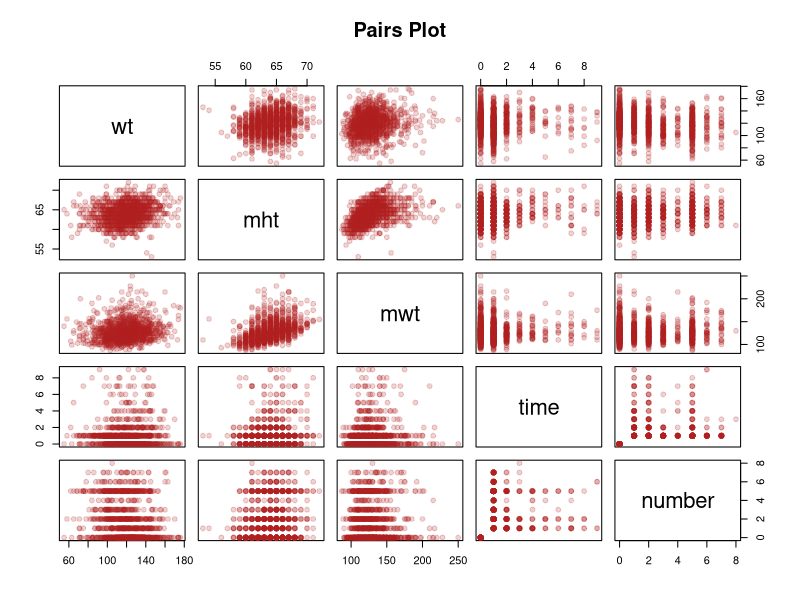
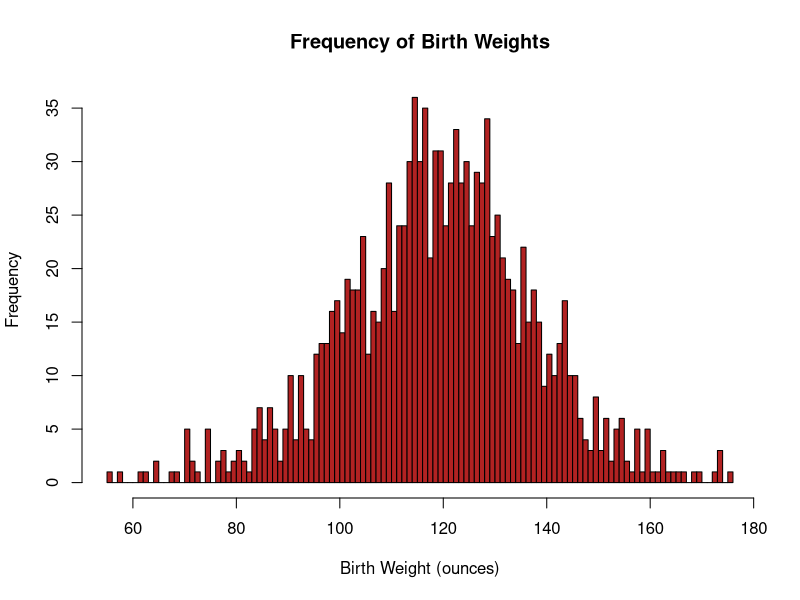
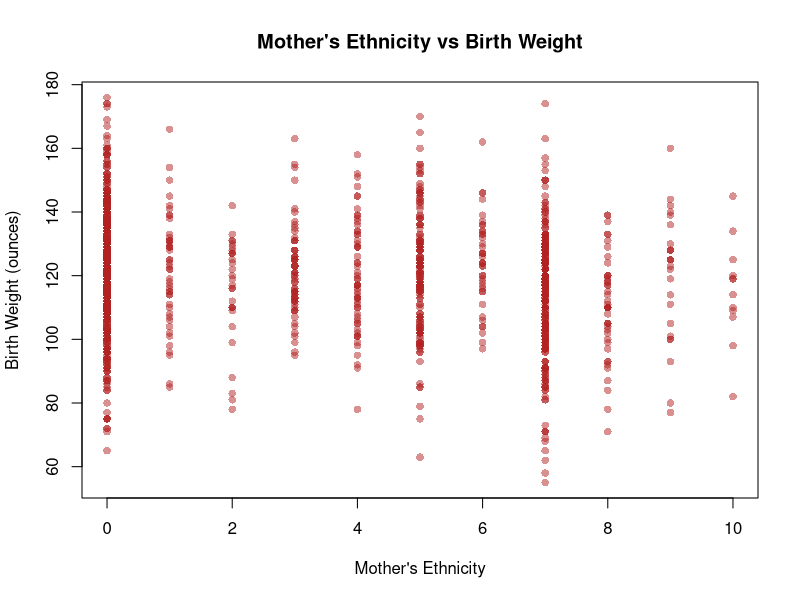
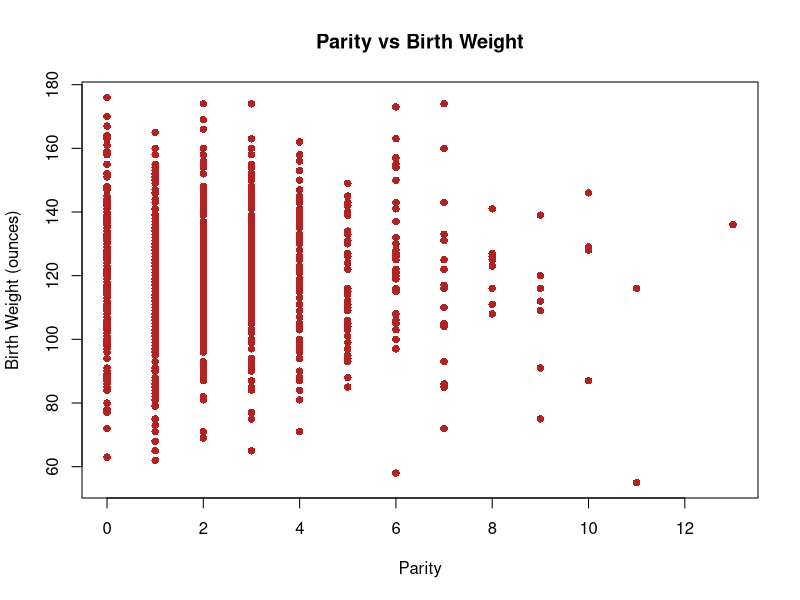
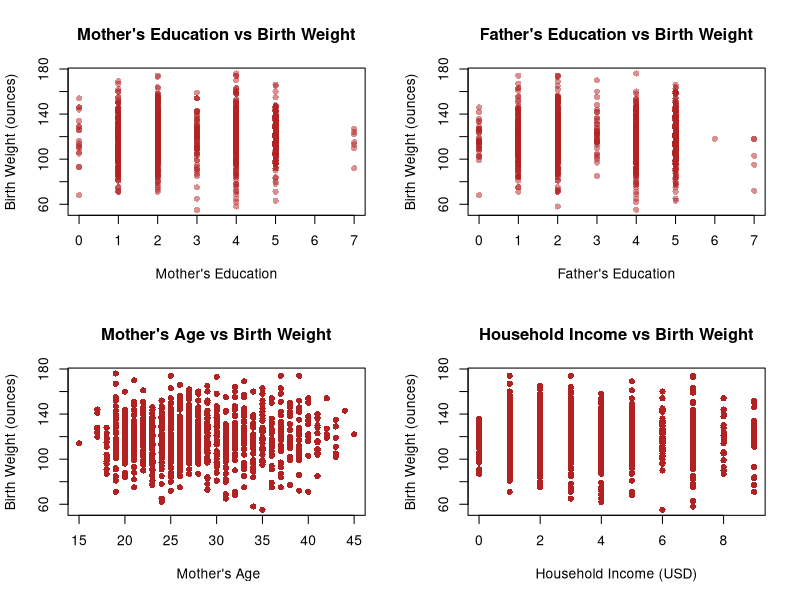
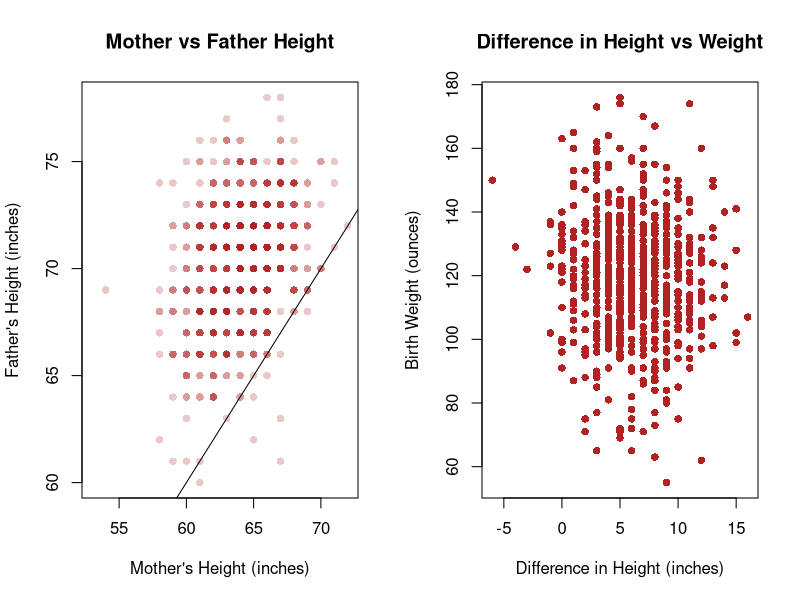
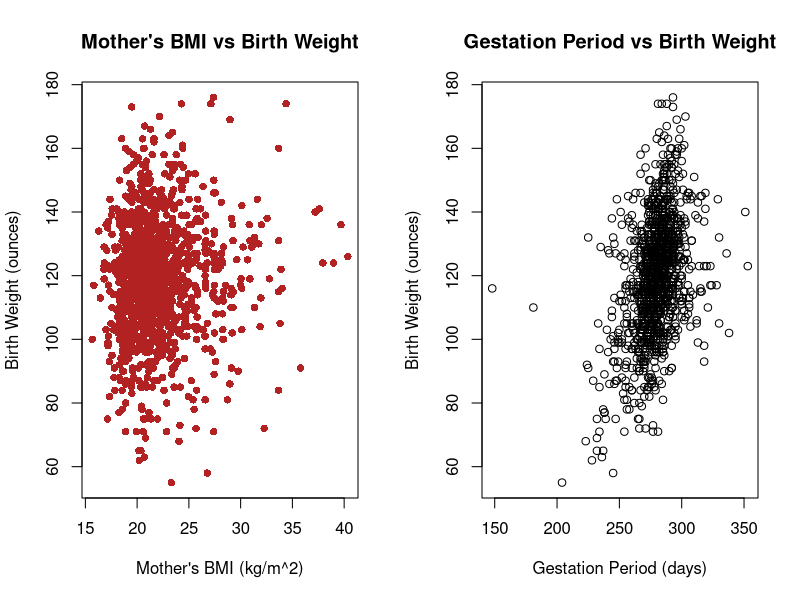
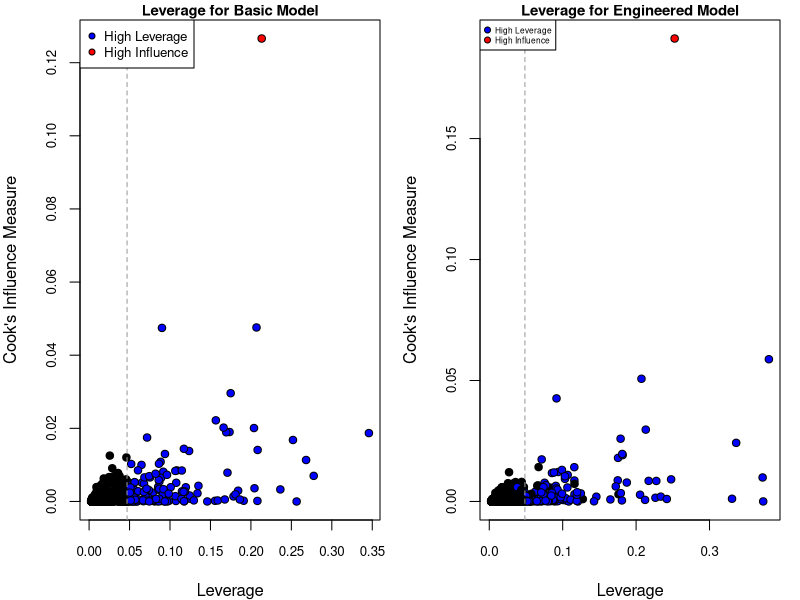

The R script that drew these images, in order:
## ---- chunk 1
# Knitr Configuration
knitr::opts_chunk$set(
  cache = TRUE,
  include = TRUE,
  echo = FALSE,
  results = "markup",
  fig.show = "asis",
  fig.height = 3.5,
  fig.align = "center"
)
## ---- chunk 2
# Define all the functions and constants used later

# Category names for Ethnicity variates
ethLabels <- c(
  "Caucasian",
  "Mexican",
  "African-American",
  "Asian",
  "Mixed",
  "Other"
)

# Category names for Education variates
edLabels <- c(
  "Elementary School",
  "Middle School",
  "High School",
  "High School + Trade School",
  "High School + Some College",
  "College Graduate",
  "Trade School",
  "High School Unclear"
)

# Number of imputed datasets
k <- 5

# Unit conversion factors
poundsToKg <- 0.453592
inchesToM <- 0.0254

# The boundaries for BMI categories
# See this page for the source:
# https://www.mayoclinic.org/healthy-lifestyle/pregnancy-week-by-week/in-depth/pregnancy-weight-gain/art-20044360?pg=1
underweightNormalBoundary <- 18.5
normalOverweightBoundary <- 25
overweightObeseBoundary <- 30

# Use test 10% for test set in cross validation
testSetRatio = 0.1
## ---- chunk 3
isUnderweight <- function (bmi) bmi < underweightNormalBoundary
isNormal <- function (bmi) bmi < normalOverweightBoundary &
                           bmi >= underweightNormalBoundary
isOverweight <- function (bmi) bmi < overweightObeseBoundary &
                               bmi >= normalOverweightBoundary
isObese <- function (bmi) bmi >= overweightObeseBoundary

bmi <- function (wtLbs, htIn) (wtLbs * poundsToKg) / (htIn * inchesToM)^2
## ---- chunk 4
# Roughly translate the "number" category to a floating point number of the actual number of cigarettes smoked
numCigs <- function (number) (number <= 4) * (5 * number - 2.5) +
                             (number > 4) * (10 * number - 25.5)
## ---- chunk 5
# Re-encoding and labelling variates as factors
decodeBirthVariates <- function (birthsDataset) {
  newDataset = data.frame(birthsDataset)

  newDataset$meth <- cut(
    birthsDataset$meth,
    breaks = c(0, 5:10), 
    labels = ethLabels,
    right = TRUE,
    include.lowest= TRUE
  )

  newDataset$med <- cut(
    birthsDataset$med,
    breaks = 0:8, 
    labels = edLabels,
    right = FALSE
  )

  newDataset$feth <- cut(
    birthsDataset$feth,
    breaks = c(0, 5:10),
    labels = ethLabels,
    right = TRUE,
    include.lowest= TRUE
  )

  newDataset$fed <- cut(
    birthsDataset$fed,
    breaks = 0:8, 
    labels = edLabels,
    right = FALSE
  )

  newDataset$smoke <- cut(
    birthsDataset$smoke,
    breaks = 0:4, 
    labels = c(
      "Never",
      "Smokes Now",
      "Until Pregnancy",
      "Doesn't Smoke Anymore"
    ),
    right = FALSE
  )

  newDataset$marital <- cut(
    birthsDataset$marital,
    breaks = 0:5,
    labels = c(
      "Married",
      "Legally Separated",
      "Divorced",
      "Widowed",
      "Never Married"
    )
  )

  newDataset$number <- numCigs(birthsDataset$number)

  newDataset$time <- cut(
    birthsDataset$time,
    breaks = 0:10,
    labels = c(
      "Never Smoked",
      "Still Smokes",
      "During Pregnancy",
      "Less Than A Year",
      "1-2 Years",
      "2-3 Years",
      "3-4 Years",
      "5-9 Years",
      "More Than 10 Years",
      "Quit But Don't Know When"
    ),
    right = FALSE
  )

  newDataset$income <- cut(
    birthsDataset$income,
    breaks = c(0, 1, 2, 10),
    labels = c(
      "Under 2500",
      "2500-4999",
      "5000-Over 25000"
    ),
    right = FALSE
  )

  newDataset
}
## ---- chunk 6
smokingImpact <- function (time, number) {
  cigaretteEffectRatio = 6
  # Take the average of the bounds of the range of cigarettes smoked by a given category
  # as the approximate exact number of cigarettes smoked per day
  # https://www.med.uottawa.ca/sim/data/Smoking_and_Health_e.htm shows that it took a
  # six-fold increase in the number of cigarettes smoked a day to double the impact
  # on the likelihood of developing lung cancer. We approximate the effect of smoking
  # on birth with this ratio too.
  activeSmokingImpact = (number != 0) * 2^(numCigs(number) / cigaretteEffectRatio)
  
  impactTimeDecay = 2
  
  # Approximate a scalar number of years since quiting based on the categorical variable
  yearsQuit = (time >= 3) * (-2.5 + time) + (time >= 7) * (-18.5 + 3 * time)
  # Time = 1 or 2 are special cases with 0 decay
  yearsQuit = yearsQuit * (time >= 3)
  
  decayedSmokingImpact = activeSmokingImpact * exp(-yearsQuit / impactTimeDecay)
  
  decayedSmokingImpact
}
## ---- chunk 7
craftFeatures <- function (imputedBirthsDataset) {
  newDataset = decodeBirthVariates(imputedBirthsDataset)

  newDataset$sameEth <- factor(
    imputedBirthsDataset$meth == imputedBirthsDataset$feth,
    labels = c("Different", "Same")
  )
  # What about "Other" though?
  
  newDataset$htDiff <- newDataset$fht - newDataset$mht
    
  newDataset$lateMom <- factor(
    newDataset$parity == 0 & newDataset$mage >= 35,
    labels = c("Not late", "Late")
  )

  newDataset$mBMI <- bmi(newDataset$mwt, newDataset$mht)
  
  newDataset$mBMICategory <- factor(
    1 * isNormal(newDataset$mBMI)
      + 2 * isOverweight(newDataset$mBMI)
      + 3 * isObese(newDataset$mBMI),
    labels = c("Underweight", "Normal", "Overweight", "Obese")
  )
  
  newDataset$smokingImpact <- smokingImpact(
    imputedBirthsDataset$time,
    imputedBirthsDataset$number
  )
  
  newDataset
}
## ---- chunk 8
meanAIC <- function (model, datasets) mean(sapply(
  datasets,
  function (dataset) AIC(update(model, data = dataset))
))
## ---- chunk 9
selectModel <- function (
  datasets,
  predictedVar,
  excludedVars = c(),
  specialTerms = c()
) {
  selectedModelMeanAIC = .Machine$integer.max
  selectedModel = NULL
  
  for (dataset in datasets) {
    #adjustedBirthsDataset <- birthsDataset[, !colnames(birthsDataset) %in% excludedVars]
    M0 = lm(wt ~ 1, data = dataset)
    Mmax = lm(
      formula(paste(
        predictedVar,
        "~",
        "(.",
        Reduce(function (l, r) paste(l, r), Map(function (term) paste("-", term), excludedVars), ""),
        ")^2",
        Reduce(function (l, r) paste(l, r), Map(function (term) paste("+", term), specialTerms), "")
      )),
      data = dataset
    )
  
    candidateModel = step(
      lm(wt ~ 1, data = dataset),
      scope = list(lower = M0, upper = Mmax),
      direction = "both",
      trace = 0
    )
  
    candidateModelMeanAIC = mean(sapply(
      datasets,
      function (dataset) AIC(update(candidateModel, data = dataset))
    ))
  
    if (candidateModelMeanAIC < selectedModelMeanAIC) {
      selectedModel = update(candidateModel, data = dataset)
      selectedModelMeanAIC = candidateModelMeanAIC
    }
  }
  
  selectedModel
}
## ---- chunk 10
crossValidate <- function (model1, model2, datasets) {
  # "Usually about a thousand is fine" - M. Lysy, Nov. 27, 2018
  m = 1000

  model1rPMSE <- vector(mode = "numeric", length = m)
  model2rPMSE <- vector(mode = "numeric", length = m)

  for (i in 1:m) {
    chosenSet = datasets[[1 + i %% k]]
    Ntotal = nrow(chosenSet)
    Ntest = floor(Ntotal * testSetRatio)
    outOfSampleIndices = sample(Ntotal, Ntest)
    trainSet = chosenSet[-outOfSampleIndices, ]
    testSet = chosenSet[outOfSampleIndices, ]
    
    model1 = update(model1, data = trainSet)
    model2 = update(model2, data = trainSet)
    outOfSamplePredictions1 = predict(model1, newdata = testSet)
    outOfSamplePredictions2 = predict(model2, newdata = testSet)
    predictionErrors1 = (testSet$wt - outOfSamplePredictions1) ^ 2
    predictionErrors2 = (testSet$wt - outOfSamplePredictions2) ^ 2
    model1rPMSE[i] <- sqrt(sum(predictionErrors1) / Ntest)
    model2rPMSE[i] <- sqrt(sum(predictionErrors2) / Ntest)
  }
  
  list(
    rPMSEs = data.frame(model1 = model1rPMSE, model2 = model2rPMSE),
    residuals = data.frame(
      actual = testSet$wt,
      model1Predictions = outOfSamplePredictions1,
      model2Predictions = outOfSamplePredictions2,
      model1 = outOfSamplePredictions1 - testSet$wt,
      model2 = outOfSamplePredictions2 - testSet$wt
    )
  )
}
## ---- chunk 11
# Import
births <- read.csv("chds_births.csv")
## ---- chunk 12
mendedBirths <- data.frame(births)
mendedBirths[mendedBirths$marital == 0, "marital"] <- NA
## ---- chunk 13
library(mice)
options(warn=-1)

multiplyImputedBirths <- mice(
  mendedBirths,
  m = k,
  method = "pmm",
  seed = 500,
  printFlag = FALSE
)

imputedBirths <- lapply(1:k, function(i) complete(multiplyImputedBirths, i))
## ---- chunk 14
decodedImputedBirths <- lapply(imputedBirths, decodeBirthVariates)
## ---- chunk 15
engineeredFeatureBirths <- lapply(imputedBirths, craftFeatures)
## ---- chunk 16
pairs(
  births[c("wt", "mht", "mwt","time", "number")],
  col = adjustcolor("firebrick", 0.2),
  pch = 19,
  main = "Pairs Plot"
)
## ---- chunk 17
hist(
  births$wt,
  breaks = 100,
  col = "firebrick",
  main = "Frequency of Birth Weights",
  xlab = "Birth Weight (ounces)",
  mar = c(1, 4, 1, 2) +0.1
) 
## ---- chunk 18
plot(
  births$meth,
  births$wt,
  col = adjustcolor("firebrick", 0.5),
  pch = 16,
  main = "Mother's Ethnicity vs Birth Weight",
  xlab = "Mother's Ethnicity",
  ylab = "Birth Weight (ounces)",
  mar = c(1, 4, 1, 2) +0.1
)
## ---- chunk 19
plot(
  births$parity,
  births$wt,
  pch = 16,
  col = "firebrick",
  main = "Parity vs Birth Weight",
  xlab = "Parity",
  ylab = "Birth Weight (ounces)"
)
## ---- chunk 20
par(mfrow = c(2,2))
plot(
  births$med,
  births$wt,
  col = adjustcolor("firebrick", 0.5),
  pch = 16,
  main = "Mother's Education vs Birth Weight",
  xlab = "Mother's Education",
  ylab = "Birth Weight (ounces)"
)
plot(
  births$fed,
  births$wt,
  col = adjustcolor("firebrick", 0.5),
  pch = 16,
  main = "Father's Education vs Birth Weight",
  xlab = "Father's Education",
  ylab = "Birth Weight (ounces)"
)
plot(
  births$mage,
  births$wt,
  pch = 16,
  col = "firebrick",
  main = "Mother's Age vs Birth Weight",
  xlab = " Mother's Age",
  ylab = "Birth Weight (ounces)"
) 
plot(
  births$income,
  births$wt,
  pch = 16,
  col = "firebrick",
  main = "Household Income vs Birth Weight",
  xlab = "Household Income (USD)",
  ylab = "Birth Weight (ounces)"
)
## ---- chunk 21
par(mfrow = c(1,2))
plot(
  births$mht,
  births$fht,
  col = adjustcolor("firebrick", 0.25),
  pch = 16,
  main = "Mother vs Father Height",
  xlab = "Mother's Height (inches)",
  ylab = "Father's Height (inches)"
)
abline(coef = c(0, 1))
plot(
  births$fht - births$mht,
  births$wt,
  pch = 16,
  col = "firebrick",
  main = "Difference in Height vs Weight",
  xlab = "Difference in Height (inches)",
  ylab = "Birth Weight (ounces)"
)
## ---- chunk 22
plot(
  bmi(births$mwt, births$mht),
  births$wt,
  pch = 16,
  col = "firebrick",
  main = "Mother's BMI vs Birth Weight",
  xlab = "Mother's BMI (kg/m^2)",
  ylab = "Birth Weight (ounces)"
)
## ---- chunk 23
plot(
  births$gestation,
  births$wt,
  main = "Gestation Period vs Birth Weight",
  xlab = "Gestation Period (days)",
  ylab = "Birth Weight (ounces)"
)
## ---- chunk 24
paste("Number of Occurrences per Marital Status category")
summary(factor(births$marital))
## ---- chunk 25
N <- nrow(mendedBirths)

round(sapply(colnames(mendedBirths), function (colname) sum(is.na(mendedBirths[colname])) / N), 2)
nrow(na.omit(mendedBirths[, !(colnames(mendedBirths) %in% c("fht", "fwt", "income"))])) / N
## ---- chunk 26
basicBirthWeightModel <- selectModel(
  decodedImputedBirths,
  "wt",
  excludedVars = c("gestation", "smoke")
)
basicBirthWeightModelMeanAIC <- meanAIC(basicBirthWeightModel, decodedImputedBirths)
## ---- chunk 27
engineeredBirthWeightModel <- selectModel(
  engineeredFeatureBirths,
  "wt",
  c("gestation", "smoke", "time", "fht", "mBMICategory"),
  c("time")#, smokingImpact:smokingQuitCategory")
  #c("smokingImpact", "mBMI", "htDiff", "sameEth",  "lateMom")
)
engineeredBirthWeightModelMeanAIC <- meanAIC(
  engineeredBirthWeightModel,
  engineeredFeatureBirths
)
## ---- chunk 28

# Cook's Distance vs. Leverage for Basic Model
D <- cooks.distance(basicBirthWeightModel) 
infl.ind <- which.max(D)
h <- hatvalues(basicBirthWeightModel)
p <- length(coef(basicBirthWeightModel))
n <- nobs(basicBirthWeightModel)
hbar <- p/n
lev.ind <- h > 2*hbar 
clrs <- rep("black", len = n)
clrs[lev.ind] <- "blue"
clrs[infl.ind] <- "red"
par(mfrow = c(1,1), mar = c(4,4,1,1))
cex <- .8

# Cook's Distance vs. Leverage for Engineered Model
D2 <- cooks.distance(engineeredBirthWeightModel) 
infl.ind2 <- which.max(D2) 
h2 <- hatvalues(engineeredBirthWeightModel)
p2 <- length(coef(engineeredBirthWeightModel))
n2 <- nobs(engineeredBirthWeightModel)
hbar2 <- p2/n2
lev.ind2 <- h2 > 2*hbar2 
clrs2 <- rep("black", len = n)

clrs2[lev.ind2] <- "blue"
clrs2[infl.ind2] <- "red"
par(mfrow = c(1,1), mar = c(4,4,1,1))
cex <- .8

par(mfrow = c(1,2))
plot(h, D, xlab = "Leverage", ylab = "Cook's Influence Measure", main = "Leverage for Basic Model", pch = 21, bg = clrs, cex.main = 0.9, cex.axis = cex)
abline(v = 2*hbar, col = "grey60", lty = 2) # 2x average leverage
legend("topleft", legend = c("High Leverage", "High Influence"), pch = 21,pt.bg = c("blue", "red"), cex = cex, pt.cex = cex)

plot(h2, D2, xlab = "Leverage", ylab = "Cook's Influence Measure", main = "Leverage for Engineered Model", pch = 21, bg = clrs, cex.main = 0.9, cex.axis = cex)
abline(v = 2*hbar2, col = "grey60", lty = 2) # 2x average leverage
legend("topleft", legend = c("High Leverage", "High Influence"), pch = 21,pt.bg = c("blue", "red"), cex = 0.5, pt.cex = cex)
## ---- chunk 29
press1 <- resid(basicBirthWeightModel)/(1-hatvalues(basicBirthWeightModel)) 
press2 <-  resid(engineeredBirthWeightModel)/(1-hatvalues(engineeredBirthWeightModel))
AIC1 <- c("Basic", "Engineered")

#display results
disp <- rbind(AIC = c(engineeredBirthWeightModelMeanAIC, basicBirthWeightModelMeanAIC),PRESS = c(sum(press1^2), sum(press2^2)))
colnames(disp) <- c("Basic", "Engineered")
disp
## ---- chunk 30
cvResults <- crossValidate(
  basicBirthWeightModel,
  engineeredBirthWeightModel,
  engineeredFeatureBirths
)
## ---- chunk 31
rPMSEs <- cvResults$rPMSEs
paste(mean(rPMSEs$model1), sd(rPMSEs$model1))
paste(mean(rPMSEs$model2), sd(rPMSEs$model2))
boxplot(list(model1rPMSE = rPMSEs$model1, model2rPMSE = rPMSEs$model2))

par(mfrow=c(1,2))
plot(cvResults$residuals$model1Predictions, cvResults$residuals$model1,  main = "Predicted Values vs Basic Model Res", xlab = "Predicted Values", ylab = "Basic Model Residuals", cex.main= 0.8)
plot(cvResults$residuals$model2Predictions, cvResults$residuals$model2, main = "Predicted Values vs Engineered Model Res", xlab = "Predicted Values", ylab = "Engineered Model Residuals", cex.main=0.8)
## ---- chunk 32

par(mfrow = c(1,2))
qqnorm(cvResults$residuals$model1, main = "Normal Q-Q Plot for Basic", cex.main = 0.85)
abline(a = 0, b = 20, lty = 2, col = "blue")

qqnorm(cvResults$residuals$model2, main = "Normal Q-Q Plot for Engineered", cex.main = 0.85)
abline(a = 0, b = 20, lty = 2, col = "blue")
## ---- chunk 33
# Reconfigure Knitr for Appendix
knitr::opts_chunk$set(include = TRUE, echo = TRUE, eval = FALSE)
## ---- chunk 34

## ---- chunk 35

## ---- chunk 36

## ---- chunk 37

## ---- chunk 38

## ---- chunk 39

## ---- chunk 40

## ---- chunk 41

## ---- chunk 42

## ---- chunk 43

## ---- chunk 44

## ---- chunk 45

## ---- chunk 46

## ---- chunk 47

## ---- chunk 48

## ---- chunk 49

## ---- chunk 50

## ---- chunk 51

## ---- chunk 52

## ---- chunk 53

## ---- chunk 54

## ---- chunk 55

## ---- chunk 56

## ---- chunk 57
round(
  sapply(
    0:13,
    function (parity) c(
      mean(births[births$parity == parity, "wt"]),
      sd(births[births$parity == parity, "wt"])
    )
  ),
  2
)
## ---- chunk 58
qqplot(
  cvResults$residuals$model1Predictions,
  cvResults$residuals$actual,
  main = "Q-Q Plot",
  xlab = "Predicted Values",
  ylab = "Actual Values"
)
abline(a = 0, b = 1, lty = 2, col = "red")

qqplot(
  cvResults$residuals$model2Predictions,
  cvResults$residuals$actual,
  main = "Q-Q Plot",
  xlab = "Predicted Values",
  ylab = "Actual Values"
)
abline(a = 0, b = 1, lty = 2, col = "red")
## ---- chunk 59

## ---- chunk 60

## ---- chunk 61

## ---- chunk 62

## ---- chunk 63

## ---- chunk 64

## ---- chunk 65
